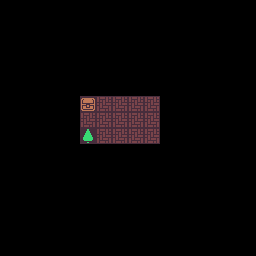

Tiled map render using the project's own tile images. Description and the whole map definition, tile-layer contents included, below:
An orthogonal 16x16 tile map with 16x16 px tiles, 1 tile layer (Слой тайлов 1), 2 tilesets.

<map version="1.4" tiledversion="1.4.2" orientation="orthogonal" renderorder="right-down" width="16" height="16" tilewidth="16" tileheight="16" infinite="0" nextlayerid="4" nextobjectid="2">
 <tileset firstgid="1" source="coloredt3.tsx" />
 <tileset firstgid="1025" source="coloredt3.tsx" />
 <layer id="1" name="Слой тайлов 1" width="16" height="16">
  <properties>
   <property name="objectName" value="" />
  </properties>
  <data encoding="csv">
0,0,0,0,0,0,0,0,0,0,0,0,0,0,0,0,
0,0,0,0,0,0,0,0,0,0,0,0,0,0,0,0,
0,0,0,0,0,0,0,0,0,0,0,0,0,0,0,0,
0,0,0,0,0,0,0,0,0,0,0,0,0,0,0,0,
0,0,0,0,0,0,0,0,0,0,0,0,0,0,0,0,
0,0,0,0,0,0,0,0,0,0,0,0,0,0,0,0,
0,0,0,0,0,201,17,17,17,17,0,0,0,0,0,0,
0,0,0,0,0,17,17,17,17,17,0,0,0,0,0,0,
0,0,0,0,0,33,17,17,17,17,0,0,0,0,0,0,
0,0,0,0,0,0,0,0,0,0,0,0,0,0,0,0,
0,0,0,0,0,0,0,0,0,0,0,0,0,0,0,0,
0,0,0,0,0,0,0,0,0,0,0,0,0,0,0,0,
0,0,0,0,0,0,0,0,0,0,0,0,0,0,0,0,
0,0,0,0,0,0,0,0,0,0,0,0,0,0,0,0,
0,0,0,0,0,0,0,0,0,0,0,0,0,0,0,0,
0,0,0,0,0,0,0,0,0,0,0,0,0,0,0,0
</data>
 </layer>
</map>
